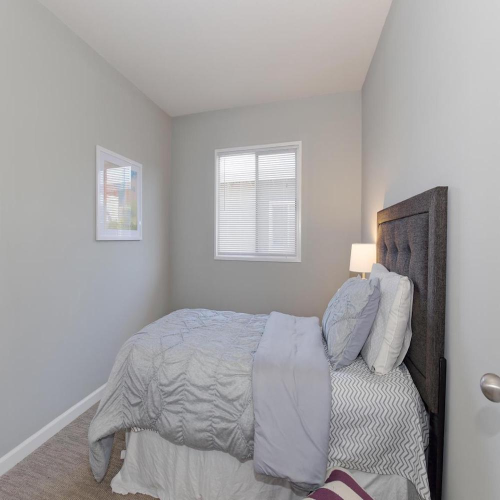
#> input picture py3/pillow/data/huge.jpeg, 1000 x 1000 px (shown at 1/2 size)
$ jupyter execute pillow-simd.ipynb   (shell and % lines are left out)
#> lines starting #> are read from the running program, lines starting #| are printed output that depends on the picture
[cell 1]
from io import BytesIO

from PIL import Image


# im = Image.open('./data/TN1.jpeg')

# huge_im = im.resize((10000, 10000))
# huge_im.save('./data/huge.jpeg')

[cell 2]
im = Image.open('./data/huge.jpeg')
#> im is the input picture: PIL image 1000x1000 RGB; mean R, G, B 162.3, 160.3, 160.8


def test():
    newim = im.resize((100, 100))
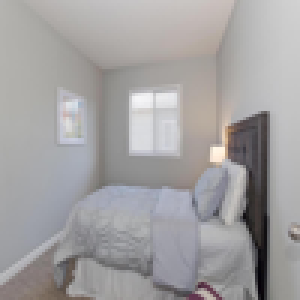
#> newim: PIL image 100x100 RGB (shown 3 times larger); mean R, G, B 162.3, 160.2, 160.8
    newim.save(BytesIO(), format='JPEG')


test()
